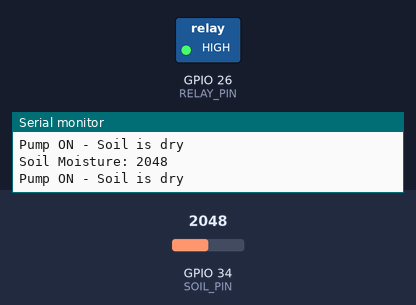
Recording of a sketch running on a simulated ESP32. Shown: switched loads named in the sketch (green lamp = pin HIGH), the last lines printed to the serial monitor. Inputs (shaded band) come from the test bench; at power-on: GPIO 34 (SOIL_PIN) = 2048.

Above: at 2.8 s.
2.9 s: GPIO 34 (SOIL_PIN) set to 1962
At 4.6 s:
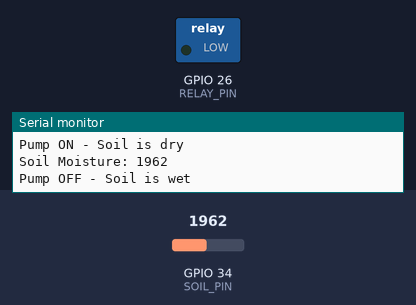
5.6 s: GPIO 34 (SOIL_PIN) set to 2040
At 7.3 s:
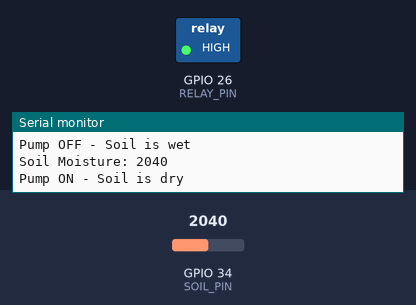
8.3 s: GPIO 34 (SOIL_PIN) set to 1960
At 10.4 s:
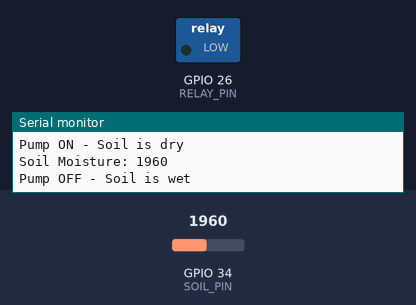
Timing chart, 0 to 11.9 s (numbered marks = the images above; inputs shaded):
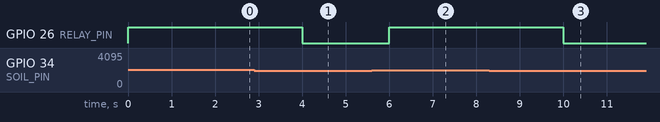

Measured:
- the behaviour switches between 2001 and 2000 on GPIO 34 (SOIL_PIN) (found by bisection; images 0 and 1)
- after the input at 2.9 s, GPIO 26 (RELAY_PIN): HIGH → LOW after 1.1 s
- after the input at 5.6 s, GPIO 26 (RELAY_PIN): LOW → HIGH after 0.40 s
- after the input at 8.3 s, GPIO 26 (RELAY_PIN): HIGH → LOW after 1.7 s

The sketch:

smart_irrigation.ino
```cpp
#define SOIL_PIN 34
#define RELAY_PIN 26

void setup() {
  Serial.begin(115200);
  pinMode(RELAY_PIN, OUTPUT);
}

void loop() {
  int soilValue = analogRead(SOIL_PIN);

  Serial.print("Soil Moisture: ");
  Serial.println(soilValue);

  if (soilValue > 2000) {   // DRY soil
    digitalWrite(RELAY_PIN, HIGH); // Pump ON
    Serial.println("Pump ON - Soil is dry");
  }
  else {                   // WET soil
    digitalWrite(RELAY_PIN, LOW);  // Pump OFF
    Serial.println("Pump OFF - Soil is wet");
  }

  delay(2000);
}
```
